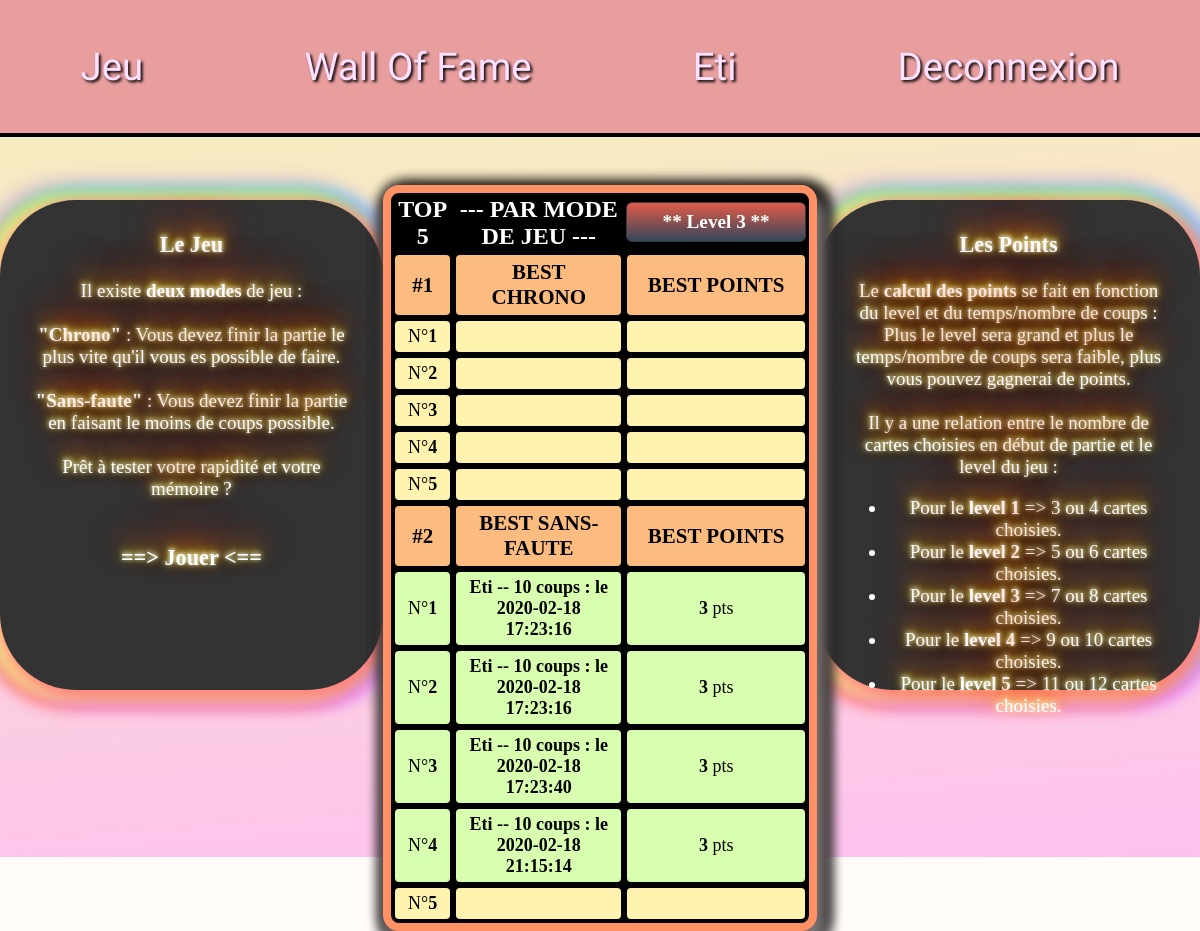
Page /profil.php?tab=1&type=time&level=3 (signed in) on the committed database.
### tables this page shows
CREATE TABLE IF NOT EXISTS `besttentative` (
  `Id` int(11) NOT NULL AUTO_INCREMENT,
  `login` varchar(25) NOT NULL,
  `nb_tentative` int(11) NOT NULL,
  `level` int(11) NOT NULL,
  `points` int(11) NOT NULL,
  `defi` varchar(25) NOT NULL,
  `id_utilisateur` int(11) NOT NULL,
  `date` datetime DEFAULT NULL,
  PRIMARY KEY (`Id`)
);

### profil.php (the view, shortened to what this page needs)
<html>
<head>
	<link rel="stylesheet" href="walloffame.css">
	<link rel="stylesheet" type="text/css" href="memo.css">
</head>
<body>
<?php
include('header.php');
if(isset($_SESSION['login'])){
?>
<main id="main-profil">
<br>
<section class="section">
<article class="textprofil">
    <h1>Le Jeu</h1>
    <p> Il existe <b>deux modes</b> de jeu : <br><br>
<b>"Chrono"</b> : Vous devez finir la partie le plus vite qu'il vous es possible de faire. <br><br>
<b>"Sans-faute"</b> : Vous devez finir la partie en faisant le moins de coups possible. <br><br>
Prêt à tester votre rapidité et votre mémoire ? <br><br> <a href="index.php?chang=true"><h1>==> Jouer <==</h1></a>
</p>
</article>
<table class="tableprofil">
        <th class="col1">TOP 5</th>
        <th class="col1"> --- PAR MODE DE JEU --- </th>
            <th>
                <ul id="menu-accordeon">
                    <li><a href="#">** <?php if(!isset($_GET['level'])){ echo 'Level 1';} else{echo 'Level '.$_GET['level'];} ?> **</a>
                    </li>
            </th>
        <?php
        if(isset($_GET['tab'])){
            if($_GET['tab']=='1' and $_GET['type']=="time" and $_GET['level']==3){
                $level=3;
            }
            }
            else{
                $level=1;
            }
        $connexion=mysqli_connect('localhost','root','','memory');
        $requete="SELECT login,points,temps,date FROM besttime WHERE level='".$level."' and login='".$_SESSION['login']."' ORDER BY points DESC";
        $query=mysqli_query($connexion,$requete);
        $resultatlevel2=mysqli_fetch_all($query);
        $n=1;
        $k=0;
        echo '<tr><td class="thead">'.'<b>#1</b>'.'</td><td class="thead">'.'BEST CHRONO'.'</td><td class="thead">'.'BEST POINTS'.'</td></tr>';
        if(isset($resultatlevel2)){
        while ($n<=5){
        if($k==count($resultatlevel2)){
            echo '<tr><td  class="num1bis">'.'N°<b>'.$n.'</b></td><td class="num1bis">'.''.'</td><td class="num1bis">'.''.'</td></tr>';
            ++$n;
                }
            }
        }
        $connexion=mysqli_connect('localhost','root','','memory');
        $requete1="SELECT login,points,nb_tentative,date FROM besttentative WHERE level='".$level."' and login='".$_SESSION['login']."' ORDER BY points DESC";
        $query=mysqli_query($connexion,$requete1);
        $resultat1=mysqli_fetch_all($query);
        if(isset($resultat1)){
        $n=1;
        $k=0;
        echo '<tr><td class="thead">'.'<b>#2</b>'.'</td><td class="thead">'.'BEST SANS-FAUTE'.'</td><td class="thead">'.'BEST POINTS'.'</td></tr>';
        while ($n<=5){
        while($k<count($resultat1) and $n<=5){
            echo '<tr><td  class="num1">'.'N°<b>'.$n.'</b></td><td class="num1"><b> '.ucfirst($resultat1[0][0]).' -- '.$resultat1[$k][2].' coups : le '.$resultat1[$k][3].' </b></td><td class="num1"><b>'.$resultat1[$k][1].'</b> pts '.'</td></tr>';
            ++$n;
            $k++;
        }
        if($k==count($resultat1)){
            echo '<tr><td  class="num1bis">'.'N°<b>'.$n.'</b></td><td class="num1bis">'.''.'</td><td class="num1bis">'.''.'</td></tr>';
            ++$n;
                }
            }
        }
        ?>
</table>
<article class="textprofil">
<h1>Les Points</h1>
<p>
Le <b>calcul des points</b> se fait en fonction du level et du temps/nombre de coups : <br> Plus le level sera grand et plus le temps/nombre de coups sera faible, plus vous pouvez gagnerai de points.<br><br>
Il y a une relation entre le nombre de cartes choisies en début de partie et le level du jeu :
<ul>
    <li>Pour le <b>level 1</b> => 3 ou 4 cartes choisies.</li>
    <li>Pour le <b>level 2</b> => 5 ou 6 cartes choisies.</li>
    <li>Pour le <b>level 3</b> => 7 ou 8 cartes choisies.</li>
    <li>Pour le <b>level 4</b> => 9 ou 10 cartes choisies.</li>
    <li>Pour le <b>level 5</b> => 11 ou 12 cartes choisies.</li>
</ul>
</p>
</article>
</section>
<?php
}
else{
    echo 'La page profil n\'est accessible que si vous êtes connecté'.'<br/>';
}
?>
</main>
</body>

### walloffame.css (style rules this page uses)
body { background-color: rgba(255, 250, 246, 0.462); }
table,tr,td { border:2px black solid; border-radius: 6px; border:2px rgb(0, 0, 0) solid; }
table { margin: 65px auto 0px; border-radius: 1em 1em 1em 1em; border:8px rgb(255, 189, 158)solid; background-color: rgb(0, 0, 0); -webkit-box-shadow: 5px 5px 15px 5px #FF8080, -9px 5px 15px 5px #FFE488, -7px -5px 15px 5px #8CFF85, 12px -5px 15px 5px #80C7FF, 12px 10px 15px 7px #E488FF, -10px 10px 15px 7px #FF616B, -10px -7px 27px 1px #8E5CFF, 5px 5px 15px 5px rgba(0,0,0,0); box-shadow: 5px 5px 15px 5px #FF8080, -9px 5px 15px 5px #FFE488, -7px -5px 15px 5px #8CFF85, 12px -5px 15px 5px #80C7FF, 12px 10px 15px 7px #E488FF, -10px 10px 15px 7px #FF616B, -10px -7px 27px 1px #8E5CFF, 5px 5px 15px 5px rgba(0,0,0,0); }
a { color: white; text-decoration: none; }
#main-profil { height: 90%; background: linear-gradient(356deg, rgb(255, 189, 244) 0%, rgb(245, 244, 184) 100%); background-attachment: fixed; }
.tableprofil { margin: 30px 0px 0px 0px; border-radius: 1em 1em 1em 1em; border:8px rgb(255, 145, 101)solid; background-color: rgb(0, 0, 0); -webkit-box-shadow: 5px 5px 15px 5px #000000; box-shadow: 5px 15px 15px 5px #7c7575,5px 5px 15px 5px #000000f3,5px 5px 15px 5px #000000cc,5px 5px 15px 5px #00000064,5px 5px 15px 5px #00000048,5px 5px 15px 5px #00000017; z-index: 100000000000000; }
.thead { font-size:21px; font-weight: bold; background-color: rgb(253, 188, 127); }
.num1 { font-size:large; background-color: rgb(216, 255, 176); }
.num1bis { font-size:large; background-color: rgb(255, 244, 175); }
.col1 { color:white; font-size: x-large; }
td { padding: 5px 12px 5px 12px; border-radius: 6px; text-align: center; }
#menu-accordeon { padding:0; margin:0; list-style:none; text-align: center; width: 180px; }
#menu-accordeon li { background-image: linear-gradient(to bottom, rgb(226, 90, 72) 0%, rgb(52, 71, 90) 100%); border-radius: 6px; margin-bottom:2px; border:solid 1px #333A40; }
#menu-accordeon a { display:block; text-decoration: none; color: #fff; padding: 8px 0; font-family: verdana; font-size:1.2em; }

### memo.css (style rules this page uses)
body { margin: 0; }
.section { display: flex; flex-direction: row; }
.textprofil { text-align: center; font-size: 19px; padding: 10px 30px 10px; margin: 45px auto; width: 450px; height: 470px; background-color: bisque; border-radius: 4em; font-family: cursive; color: #FFFFFF; background: #333333; text-shadow: 0 -1px 4px #FFF, 0 -2px 10px #ff0, 0 -10px 20px #ff8000, 0 -18px 40px #F00; -webkit-box-shadow: 5px 5px 15px 5px #FF8080, -9px 5px 15px 5px #FFE488, -7px -5px 15px 5px #8CFF85, 12px -5px 15px 5px #80C7FF, 12px 10px 15px 7px #E488FF, -10px 10px 15px 7px #FF616B, -10px -7px 27px 1px #8E5CFF, 5px 5px 15px 5px rgba(0,0,0,0); box-shadow: 5px 5px 15px 5px #FF8080, -9px 5px 15px 5px #FFE488, -7px -5px 15px 5px #8CFF85, 12px -5px 15px 5px #80C7FF, 12px 10px 15px 7px #E488FF, -10px 10px 15px 7px #FF616B, -10px -7px 27px 1px #8E5CFF, 5px 5px 15px 5px rgba(0,0,0,0); }

### rows in the picture
besttentative: login "Eti", nb_tentative "10", date "2020-02-18 17:23:16", points "3"
besttentative: nb_tentative "10", date "2020-02-18 17:23:40", points "3"
besttentative: nb_tentative "10", date "2020-02-18 21:15:14", points "3"

### other values in the picture
$_SESSION['login'] "Eti"
$_GET['level'] "3"
